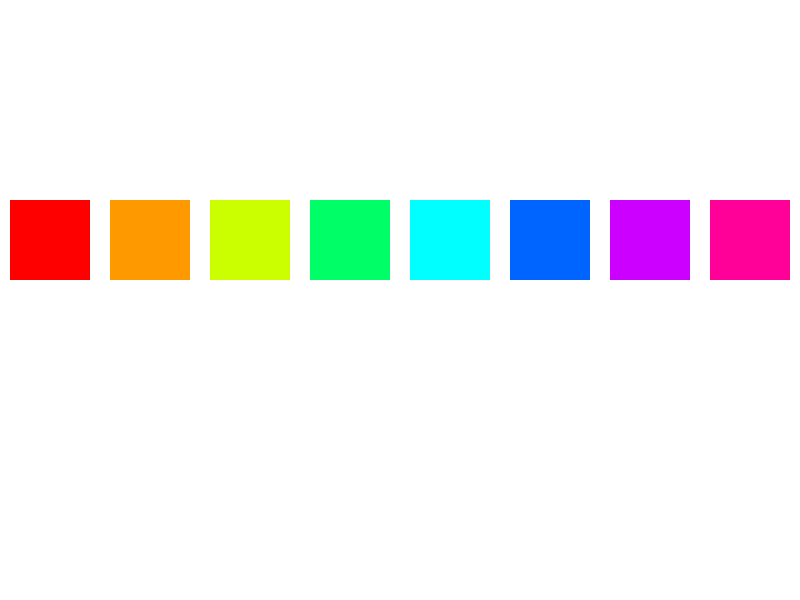
Frame 1 (no input)
Frame 60 (the mouse pressed at the canvas centre just before this capture): identical to frame 1, image omitted
Frame 120 (the mouse held since frame 60 and released just before this capture): identical to frame 1, image omitted

The Processing sketch that drew this single still picture (run headless with seeded random() and noise(); from frame 60 on, the mouse is pressed at the canvas centre):

// Processing sketch: colours
// ── colours.pde
void settings()
{
  size(800,600);
}

void setup()
{
  colorMode(HSB,100);
  ellipseMode(CORNER);
  noStroke();
  background(0,0,100);
}

void draw()
{
  background(0,0,100);
  
  // Reminders:
  // fill(hue, saturation, brightness);
  // rect(x, y, width, height);
  // ellipse(x, y, width, height);

  // Red square
  fill(0,100,100);
  rect(10,200,80,80);
  
  // Orange square
  fill(10,100,100);
  rect(110,200,80,80);
  
  // Lime green square
  fill(20,100,100);
  rect(210,200,80,80);
  
  // Green square
  fill(40,100,100);
  rect(310,200,80,80);
  
  // Cyan square
  fill(50,100,100);
  rect(410,200,80,80);
  
  // Blue square
  fill(60,100,100);
  rect(510,200,80,80);
  
  // Purple square
  fill(80,100,100);
  rect(610,200,80,80);

  // Pink square
  fill(90,100,100);
  rect(710,200,80,80);

}
